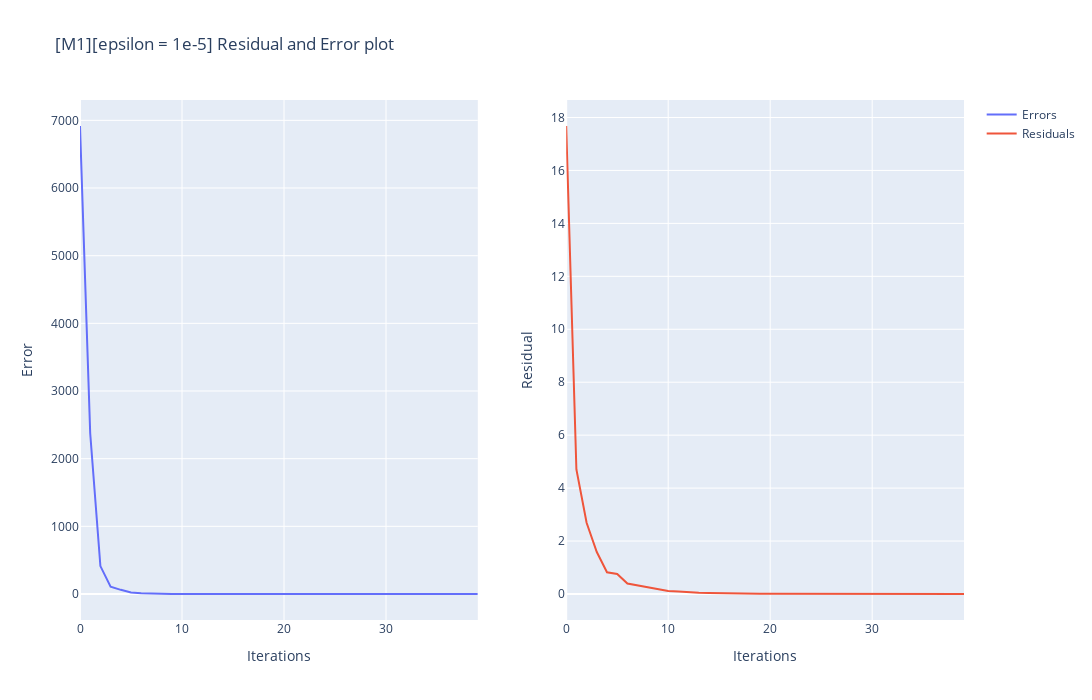

The code cell stored with this chart in its notebook:
### Code cell
fig = make_subplots(rows=1, cols=2, shared_xaxes=False)
fig.add_trace( go.Scatter(x=list(range(0,len(errors_m1))), y=errors_m1,name="Errors"),
    row=1, col=1)
fig.add_trace(
    go.Scatter(x=list(range(0,len(residual_m1))), y=residual_m1,name="Residuals"), row=1, col=2
)
fig.update_xaxes(title_text="Iterations", row=1, col=1)
fig.update_yaxes(title_text="Error", row=1, col=1)
fig.update_xaxes(title_text="Iterations", row=1, col=2)
fig.update_yaxes(title_text="Residual", row=1, col=2)
fig.update_layout(height=700, width=1800,title_text="[M1][epsilon = 1e-5] Residual and Error plot").show()

### Figure 1 — Plotly figure (JSON) as saved in the notebook; plotly's stock layout.template omitted (floating-point values rounded to 4 significant figures)
{"data": [{"name": "Errors", "type": "scatter", "x": [0, 1, 2, 3, 4, 5, 6, 7, 8, 9, 10, 11, 12, 13, 14, 15, 16, 17, 18, 19, 20, 21, 22, 23, 24, 25, 26, 27, 28, 29, 30, 31, 32, 33, 34, 35, 36, 37, 38, 39], "xaxis": "x", "y": [6917.0, 2376.0, 412.5, 109.5, 61.51, 21.95, 10.43, 2.849, 2.441, 1.233, 0.7386, 0.3325, 0.2506, 0.07026, 0.04931, 0.03671, 0.02092, 0.005407, 0.004168, 0.001588, 0.001455, 0.0008493, 0.000439, 0.000204, 0.0001247, 4.48e-05, 2.638e-05, 1.707e-05, 8.916e-06, 3.197e-06, 2.018e-06, 6.938e-07, 7.79e-07, 1.505e-07, 1.645e-07, 9.047e-08, 4.61e-08, 2.218e-08, 9.706e-09, 4.666e-09], "yaxis": "y"}, {"name": "Residuals", "type": "scatter", "x": [0, 1, 2, 3, 4, 5, 6, 7, 8, 9, 10, 11, 12, 13, 14, 15, 16, 17, 18, 19, 20, 21, 22, 23, 24, 25, 26, 27, 28, 29, 30, 31, 32, 33, 34, 35, 36, 37, 38, 39], "xaxis": "x2", "y": [17.68, 4.706, 2.691, 1.584, 0.8194, 0.7591, 0.3936, 0.3267, 0.2385, 0.1827, 0.118, 0.09861, 0.06497, 0.05016, 0.03734, 0.02624, 0.01586, 0.01553, 0.009953, 0.007491, 0.005756, 0.004395, 0.002743, 0.00232, 0.001518, 0.001109, 0.000816, 0.0005549, 0.000366, 0.0003029, 0.0001797, 0.0001629, 0.0001009, 7.342e-05, 6.495e-05, 3.634e-05, 2.721e-05, 1.707e-05, 1.315e-05, 6.982e-06], "yaxis": "y2"}], "layout": {"height": 700, "title": {"text": "[M1][epsilon = 1e-5] Residual and Error plot"}, "width": 1800, "xaxis": {"anchor": "y", "domain": [0, 0.45], "title": {"text": "Iterations"}}, "xaxis2": {"anchor": "y2", "domain": [0.55, 1], "title": {"text": "Iterations"}}, "yaxis": {"anchor": "x", "domain": [0, 1], "title": {"text": "Error"}}, "yaxis2": {"anchor": "x2", "domain": [0, 1], "title": {"text": "Residual"}}}}
